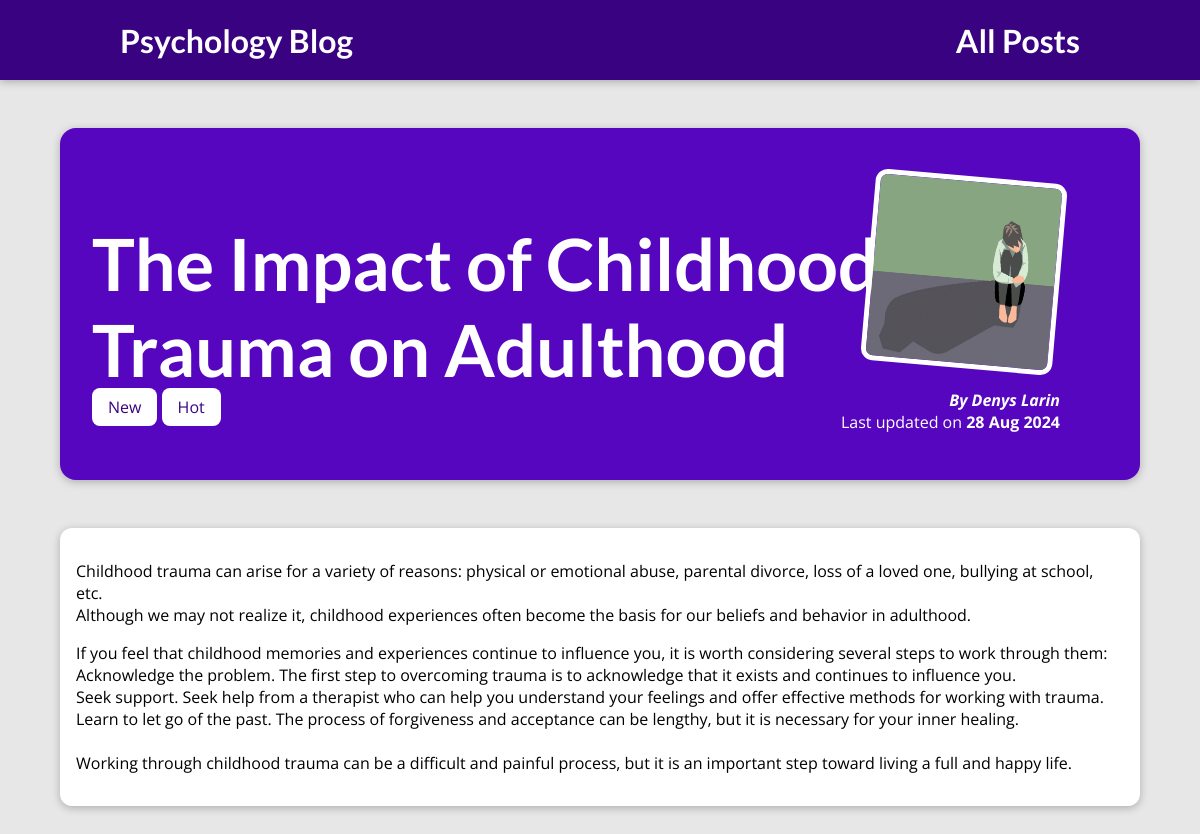
Screenshot of /posts/the-impact-of-childhood-trauma-on-adulthood with the database file from the repository.
### blog/models.py (models this page shows, shortened)
class Post(models.Model):
    title = models.CharField(max_length=150)
    excerpt = models.CharField(max_length=200)
    image = models.ImageField(upload_to="posts", null=True)
    date = models.DateField(auto_now=True)
    slug = models.SlugField(unique=True, db_index=True)
    content = models.TextField(validators=[MinLengthValidator(10)])
    author = models.ForeignKey(Author, on_delete=models.SET_NULL, null=True, related_name="posts")
    tags = models.ManyToManyField(Tag)

class Tag(models.Model):
    caption = models.CharField(max_length=20)

class Author(models.Model):
    first_name = models.CharField(max_length=100)
    last_name = models.CharField(max_length=100)
    email_address = models.EmailField()
    def full_name(self):
        return f"{self.first_name} {self.last_name}"
    def __str__(self):
        return self.full_name()

### blog/views.py (the view)
# urls.py: path("posts/<slug:slug>", views.SinglePostView.as_view(), name="post-detail-page")
class SinglePostView(DetailView):
    template_name = "blog/post-detail.html"
    model = Post
    def get_context_data(self, **kwargs):
        context = super().get_context_data(**kwargs)
        context["post_tags"] = self.object.tags.all()
        return context

### blog/templates/blog/post-detail.html (shortened to what this page needs)
{% extends "base.html" %}
{% load static %}
{% block css_files %}
  <link rel="stylesheet" href="{% static "blog/post-detail.css" %}" />
{% endblock %}
{% block body %}
  <section id="summary">
    <h2>{{ post.title }}</h2>
    <div>
      {% for tag in post_tags %}
        <span class="tag">{{ tag.caption }}</span>
      {% endfor %}
    </div>
    <article>
        <img src="{{ post.image.url }}" alt="{{ post.title }}" />
        <address>By <a href="mailto:{{ post.author.email_address }}">{{ post.author }}</a></address>
        <div>
            Last updated on <time>{{ post.date|date:"d M Y" }}</time>
        </div>
    </article>
  </section>
  <main>
    {{ post.content|linebreaks }}
  </main>
{% endblock %}

### static/app.css (style rules this page uses)
* { box-sizing: border-box; }
html { font-family: 'Open Sans', 'Lato', sans-serif; }
body { margin: 0; }
h1, h2, h3 { font-family: 'Lato', sans-serif; font-weight: bold; }

### blog/static/blog/post-detail.css (style rules this page uses)
body { background-color: #e7e7e7; }
#summary { margin: 8rem auto 3rem auto; padding: 2rem; width: 90%; max-width: 90rem; border-radius: 16px; background-color: #5706c0; position: relative; box-shadow: 0 2px 8px rgba(0, 0, 0, 0.25); height: 22rem; }
#summary h2 { color: white; font-size: 4.5rem; max-width: 800px; margin-bottom: 0.25rem; }
#summary article { position: absolute; top: 2rem; right: 3rem; padding: 1rem 2rem; border-radius: 12px; text-align: right; color: white; }
#summary article img { width: 12rem; height: 12rem; border-radius: 12px; transform: rotateZ(5deg); border: 5px solid white; margin-bottom: 1rem; }
#summary address { font-weight: bold; }
#summary a { color:white; text-decoration: none; }
#summary time { font-weight: bold; }
main { width: 90%; max-width: 90rem; margin: 3rem auto; background-color: white; padding: 1rem; border-radius: 12px; box-shadow: 0 2px 8px rgba(0, 0, 0, 0.25); }
.tag { background-color: white; color: #390281; padding: 0.5rem 1rem; border-radius: 8px; }

### rows the page displays
Post: title "The Impact of Childhood Trauma on Adulthood", image (picture), author "Denys Larin", date "28 Aug 2024", content "Childhood trauma can arise for a variety of reasons: physical or emotional abuse, parental divorce, loss of a loved one, bullying at school, etc. Although we may not realize it, childhood experiences often become the basis for our beliefs and behavior in adulthood. If you feel that childhood memories and experiences continue to influence you, it is worth considering several steps to work through them: Acknowledge the problem. The first step to overcoming trauma is to acknowledge that it exists and continues to influence you. Seek support. Seek help from a therapist who can help you understand your feelings and offer effective methods for working with trauma. Learn to let go of the past. The…"
Tag: caption "New"
Tag: caption "Hot"
